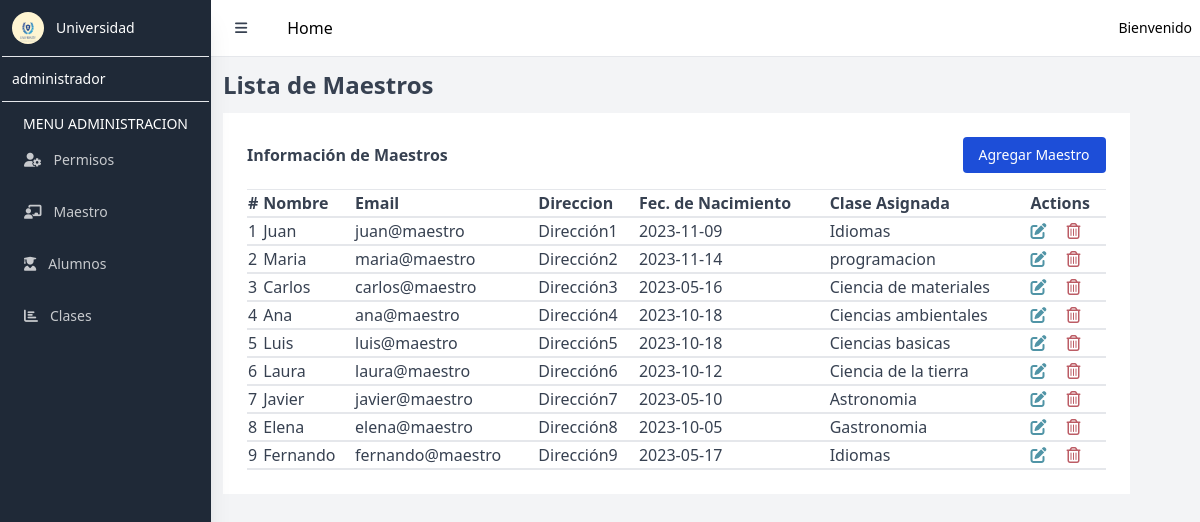
/maestros, run on the app's committed database.
### tables this page shows
CREATE TABLE `usuarios` (
  `id_usuario` int(11) NOT NULL AUTO_INCREMENT,
  `nombre` varchar(100) DEFAULT NULL,
  `apellido` varchar(100) DEFAULT NULL,
  `dni` varchar(20) DEFAULT NULL,
  `fecha_nacimiento` varchar(50) DEFAULT NULL,
  `direccion` varchar(200) DEFAULT NULL,
  `correo` varchar(220) DEFAULT NULL,
  `contrasena` varchar(255) DEFAULT NULL,
  `rol_id` int(11) DEFAULT NULL,
  `clase_id` int(11) DEFAULT NULL,
  PRIMARY KEY (`id_usuario`),
  UNIQUE KEY `correo` (`correo`),
  KEY `rol_id` (`rol_id`),
  KEY `clase_id` (`clase_id`),
  CONSTRAINT `usuarios_ibfk_1` FOREIGN KEY (`rol_id`) REFERENCES `roles` (`id_rol`),
  CONSTRAINT `usuarios_ibfk_2` FOREIGN KEY (`clase_id`) REFERENCES `clases` (`id`)
);

CREATE TABLE `clases` (
  `id` int(11) NOT NULL AUTO_INCREMENT,
  `clase` varchar(255) DEFAULT NULL,
  PRIMARY KEY (`id`)
);

### Controllers/admin/MaestroController.php (called while the page is built, shortened)
<?php
require_once $_SERVER["DOCUMENT_ROOT"] . "/Models/Model.php";
class MaestroController
{
    protected $model;
    public function __construct()
    {
        $this->model = new User();
    }
    public function index()
    {
        $maestros = $this->model->whereMaestro("rol_id", "=", 2);
        include $_SERVER["DOCUMENT_ROOT"] . "/views/admin/readMaestro.php";
    }
}

### config/database.php (called while the page is built)
<?php
return [
    "host" => "localhost",
    "dbname" => "university_db",
    "username" => "root",
    "password" => ""
];

### Models/Model.php (called while the page is built, shortened)
<?php
class Model
{
    private $db;
    public function __construct()
    {
        $config = include($_SERVER["DOCUMENT_ROOT"] . "/config/database.php");
        try {
            $this->db = new mysqli(
                $config["host"],
                $config["username"],
                $config["password"],
                $config["dbname"]
            );
        } catch (mysqli_sql_exception $e) {
            echo "Error: " . $e->getMessage();
        }
    }
    public function whereMaestro($column, $operator, $value)
    {
        $res = $this->db->query("select u.id_usuario, u.nombre, u.apellido, u.fecha_nacimiento, u.direccion, u.correo, u.rol_id, c.clase
        from usuarios u
        join clases c on u.clase_id = c.id
        where u.$column $operator '$value'");
        $data = $res->fetch_all(MYSQLI_ASSOC);
        return $data;
    }
}

### views/admin/readMaestro.php (the view, shortened to what this page needs)
<!DOCTYPE html>
<html lang="en">
<head>
    <link href="/public/output.css" rel="stylesheet">
</head>
<body>
    <main class="flex bg-gray-100">
        <aside class="bg-gray-800 relative h-screen w-72 md:w-64 hidden sm:block shadow-xl">
            <div class="p-3 flex items-center">
                <img class="h-8 w-8 rounded-full" src="/assets/logo.jpg" alt="">
                <p class="text-white text-sm font-light ml-3">Universidad</p>
            </div>
            <hr class="mx-0.5">
            <div class="p-3">
                <p class="text-white text-sm">administrador</p>
            </div>
            <hr class="mx-0.5">
            <nav class="text-white text-sm pt-3">
                <p class="text-center">MENU ADMINISTRACION</p>
                <a href="/permisos" class="flex items-center text-white opacity-75 hover:opacity-100 py-4 pl-6">
                    <i class="fa-solid fa-user-gear mr-3"></i>
                    Permisos
                </a>
                <a href="/maestros" class="flex items-center text-white opacity-75 hover:opacity-100 py-4 pl-6">
                    <i class="fa-solid fa-chalkboard-user mr-3"></i>
                    Maestro
                </a>
                <a href="/alumnos" class="flex items-center text-white opacity-75 hover:opacity-100 py-4 pl-6">
                    <i class="fa-solid fa-user-graduate mr-3"></i>
                    Alumnos
                </a>
                <a href="/clases" class="flex items-center text-white opacity-75 hover:opacity-100 py-4 pl-6">
                    <i class="fa-solid fa-chart-bar mr-3"></i>
                    Clases
                </a>
            </nav>
        </aside>
        <div class="w-full flex flex-col h-screen">
            <nav class="bg-white">
                <div class="relative flex items-center justify-between h-10 m-2">
                    <div class="flex-1 flex items-center justify-center sm:justify-start">
                        <button id="sidebarBtn" class="px-4 py-2 text-gray-700 text-sm rounded-lg hover:bg-gray-200">
                            <i class="fas fa-bars"></i>
                        </button>
                        <a class="ml-6" href="/dashboard">Home</a>
                    </div>
                    <div class="absolute inset-y-0 right-0 flex items-center pr-2 sm:static sm:inset-auto sm:ml-6 sm:pr-0">
                        <div class="ml-3 relative">
                            <div>
                                <button type="button" class="flex text-sm rounded-full" id="profileBtn">
                                    <p>Bienvenido</p>
                                </button>
                            </div>
                        </div>
                    </div>
                </div>
            </nav>
            <div class="w-full border-t flex flex-col">
                <h2 class="text-gray-700 m-3 font-semibold text-2xl">Lista de Maestros</h2>
                <div class="w-11/12 flex-grow p-6 text-gray-700 bg-white mx-3">
                    <div class="flex justify-between items-center mb-4">
                        <p class="font-semibold">Información de Maestros</p>
                        <button data-modal-target="authentication-modal" data-modal-toggle="authentication-modal" class="block text-white bg-blue-700 hover:bg-blue-800 focus:ring-2 focus:outline-none focus:ring-blue-300 font-normal rounded text-sm px-4 py-2 text-center" type="button">
                            Agregar Maestro
                        </button>
                    </div>
                    <hr>
                    <table class="min-w-full">
                        <thead>
                            <tr>
                                <th class="text-left">#</th>
                                <th class="text-left">Nombre</th>
                                <th class="text-left">Email</th>
                                <th class="text-left">Direccion</th>
                                <th class="text-left">Fec. de Nacimiento</th>
                                <th class="text-left">Clase Asignada</th>
                                <th class="text-left">Actions</th>
                            </tr>
                        </thead>
                        <tbody>
                            <?php
                            $counter = 1;
                            foreach ($maestros as $maestro) {
                            ?>
                                <tr class="border-y-2">
                                    <td><?= $counter++ ?></td>
                                    <td><?= $maestro["nombre"] ?></td>
                                    <td><?= $maestro["correo"] ?></td>
                                    <td><?= $maestro["direccion"] ?></td>
                                    <td><?= $maestro["fecha_nacimiento"] ?></td>
                                    <td><?= $maestro["clase"] ?></td>
                                    <td class="flex">
                                        <a class="mr-5" href="/maestros/edit?id=<?= $maestro["id_usuario"] ?>"><i class="fa-solid fa-pen-to-square" style="color: #5094a6;"></i></a>
                                        <form action="/maestros/delete" method="post">
                                            <button type="submit"><i class="fa-regular fa-trash-can" style="color: #bc5c65;"></i></button>
                                        </form>
                                    </td>
                                </tr>
                            <?php
                            }
                            ?>
                        </tbody>
                    </table>
                </div>
            </div>
        </div>
    </main>
</body>
</html>

### data on the page
usuarios: nombre "Juan", correo "juan@maestro", direccion "Dirección1", fecha_nacimiento "2023-11-09", clase.clase "Idiomas"
usuarios: nombre "Maria", correo "maria@maestro", direccion "Dirección2", fecha_nacimiento "2023-11-14", clase.clase "programacion"
usuarios: nombre "Carlos", correo "carlos@maestro", direccion "Dirección3", fecha_nacimiento "2023-05-16", clase.clase "Ciencia de materiales"
usuarios: nombre "Ana", correo "ana@maestro", direccion "Dirección4", fecha_nacimiento "2023-10-18", clase.clase "Ciencias ambientales"
usuarios: nombre "Luis", correo "luis@maestro", direccion "Dirección5", fecha_nacimiento "2023-10-18", clase.clase "Ciencias basicas"
usuarios: nombre "Laura", correo "laura@maestro", direccion "Dirección6", fecha_nacimiento "2023-10-12", clase.clase "Ciencia de la tierra"
usuarios: nombre "Javier", correo "javier@maestro", direccion "Dirección7", fecha_nacimiento "2023-05-10", clase.clase "Astronomia"
usuarios: nombre "Elena", correo "elena@maestro", direccion "Dirección8", fecha_nacimiento "2023-10-05", clase.clase "Gastronomia"
usuarios: nombre "Fernando", correo "fernando@maestro", direccion "Dirección9", fecha_nacimiento "2023-05-17", clase.clase "Idiomas"
